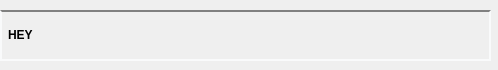
<?xml version="1.0" encoding="UTF-8"?>
<ui version="4.0">
 <class>Form</class>
 <widget class="QWidget" name="Form">
  <property name="geometry">
   <rect>
    <x>0</x>
    <y>0</y>
    <width>498</width>
    <height>70</height>
   </rect>
  </property>
  <property name="windowTitle">
   <string>Form</string>
  </property>
  <widget class="QWidget" name="verticalLayoutWidget">
   <property name="geometry">
    <rect>
     <x>0</x>
     <y>10</y>
     <width>491</width>
     <height>51</height>
    </rect>
   </property>
   <layout class="QVBoxLayout" name="verticalLayout_2">
    <item>
     <widget class="QLabel" name="label">
      <property name="styleSheet">
       <string notr="true">padding: 3px;
border: 2px solid #808080;
border-bottom-color: rgb(249, 250, 251);
border-right-color: rgb(249, 250, 251);
border-left-color: rgb(249, 250, 251);</string>
      </property>
      <property name="text">
       <string>&lt;b&gt;HEY&lt;/b&gt;</string>
      </property>
     </widget>
    </item>
   </layout>
  </widget>
 </widget>
 <resources/>
 <connections/>
</ui>
